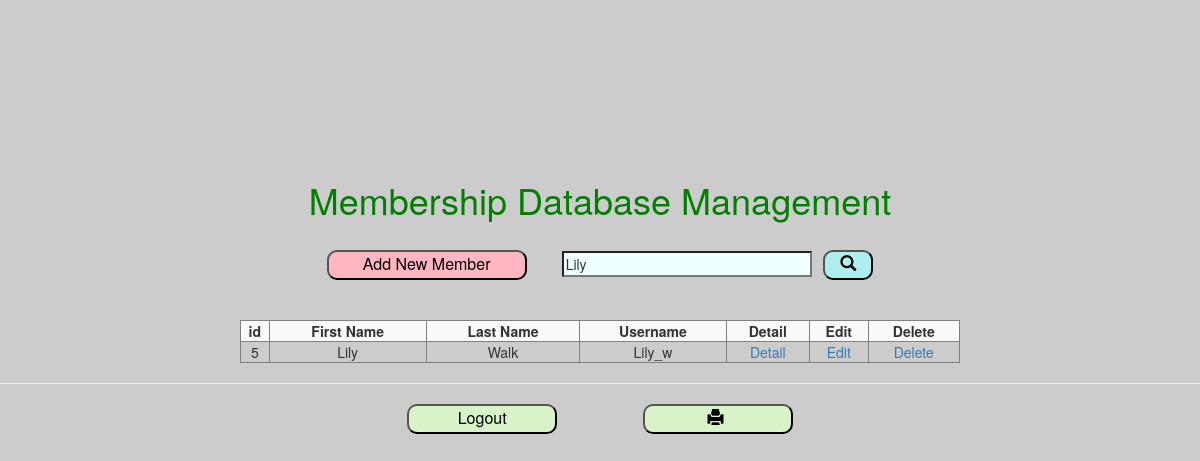
The page /member.php?_txtKeyword=Lily on the database its author committed.
### tables this page shows
CREATE TABLE `tbmember` (
  `mem_id` int(10) NOT NULL,
  `fname` varchar(20) NOT NULL,
  `lname` varchar(20) NOT NULL,
  `username` varchar(20) NOT NULL,
  `password` varchar(20) NOT NULL,
  `email` varchar(30) NOT NULL,
  `tel` varchar(10) NOT NULL,
  `address` varchar(50) NOT NULL
);

### member.php (the view, shortened to what this page needs)
<!DOCTYPE html>
<html lang="en">
<head>
<link rel="stylesheet" href="https://maxcdn.bootstrapcdn.com/bootstrap/3.4.1/css/bootstrap.min.css">
</head>
<center>
<body>
    <h1>Membership Database Management</h1><br>
    <?php
        $strKeyword = null;
        if(isset($_GET["_txtKeyword"])){
            $strKeyword = $_GET["_txtKeyword"];
        }
    ?>
    <table class="table-striped">
        <tr>
            <button class="add" onclick="document.location='add.html'">Add New Member</button>
                <form method="get" name="fsearch">
                        <input type="text" name="_txtKeyword" value="<?php echo $strKeyword; ?>" > &nbsp;&nbsp
                        <button class="search" type="submit" > <span class = "glyphicon glyphicon-search" ></span></button>
                </form>
        </tr>
    </table> <br><br>
    <?php
        include("conn.php");
        $sqli="SELECT * FROM tbmember WHERE fname like '".$strKeyword."%'";
        $result = mysqli_query($conn,$sqli);
    ?>
    <table border="1" class="table-striped" >
        <tr>
            <th><center>id</center></th>
            <th><center>First Name</center></th>
            <th><center>Last Name</center></th>
            <th><center>Username</center></th>
            <th><center>Detail</center></th>
            <th><center>Edit</center></th>
            <th><center>Delete</center></th>
        </tr>
        <?php
            while($row=mysqli_fetch_assoc($result)){
                $idn=$row["mem_id"];
        ?>
        <tr>
            <td><center><?php echo $row["mem_id"];?></center></td>
            <td><center><?php echo $row["fname"];?></center></td>
            <td><center><?php echo $row["lname"];?></center></td>
            <td><center><?php echo $row["username"];?></center></td>
            <td><center>
               <?php echo " <a href='detail.php?id=$idn'>Detail</a>";?></center>
            </td>
            <td><center>
                <?php echo "<a href='edit.php?id=$idn'>Edit</a>";?></center>
            </td>
            <td><center>
                <?php echo "<a href='del.php?id=$idn'>Delete</a>";?></center>
            </td>
        </tr>
    <?php
        }
    ?>
    </table>
    <hr>
        <button onclick="document.location='logout.php'">Logout</button>
        <button type="button" id=print onclick="window.print();">&nbsp<span class="glyphicon glyphicon-print" ></span> &nbsp </button>
</body>
</center>
</html>

### member.php (style rules this page uses)
button { width: 150px; height: 30px; background-color: rgb(217, 243, 201); border-radius: 10px; font-size: 16px; color: black; }
button.add { width: 200px; background-color: #FFB6C1; }
button.search { width: 50px; background-color: #AFEEEE; }
input { width: 250px; background-color: #F0FFFF; }
body { margin-top: 15%; background-image: url("https://powerpointboy.com/wp-content/uploads/2019/02/mail-sub-bg.png"); background-color: #cccccc; }
h1 { color: Green; }
table { width: 60%; }

### rows shown on the page
tbmember: mem_id "5", fname "Lily", lname "Walk", username "Lily_w"
